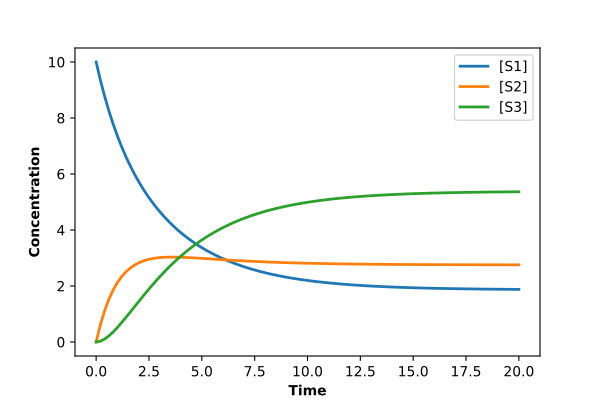

Generate this figure with Python:
import tellurium as te

r = te.loada("""
   S1 -> S2; k1*S1 - k2*S2
   S2 -> S3; k3*S2 - k4*S3

   k1 = 0.34; k2 = 0.23
   k3 = 0.45; k4 = 0.23
   S1 = 10
""")

r.simulate (0, 20, 100)
r.plot(xtitle='Time', ytitle='Concentration')
